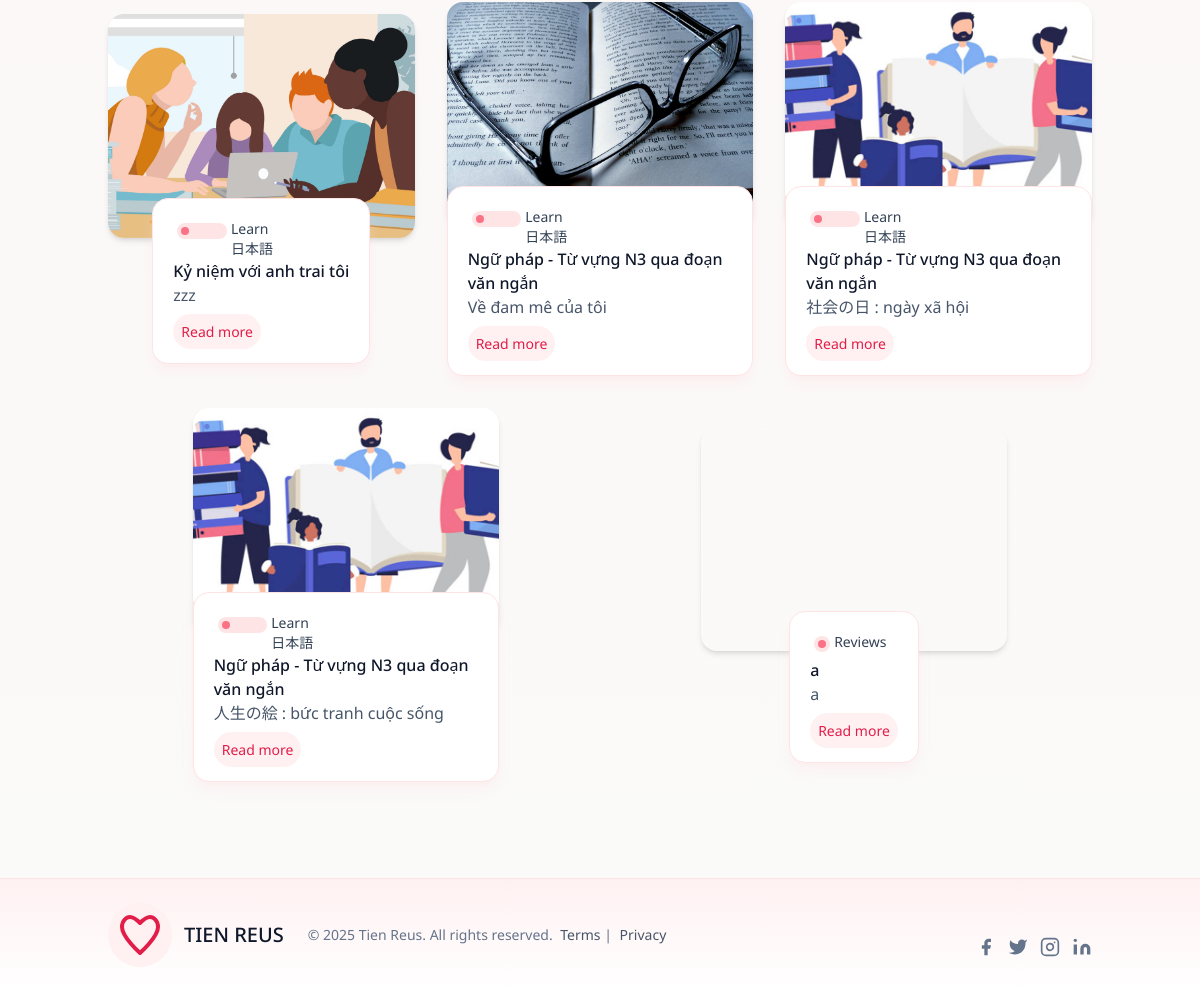
The page /search/ (lower part) on the database as committed earlier.
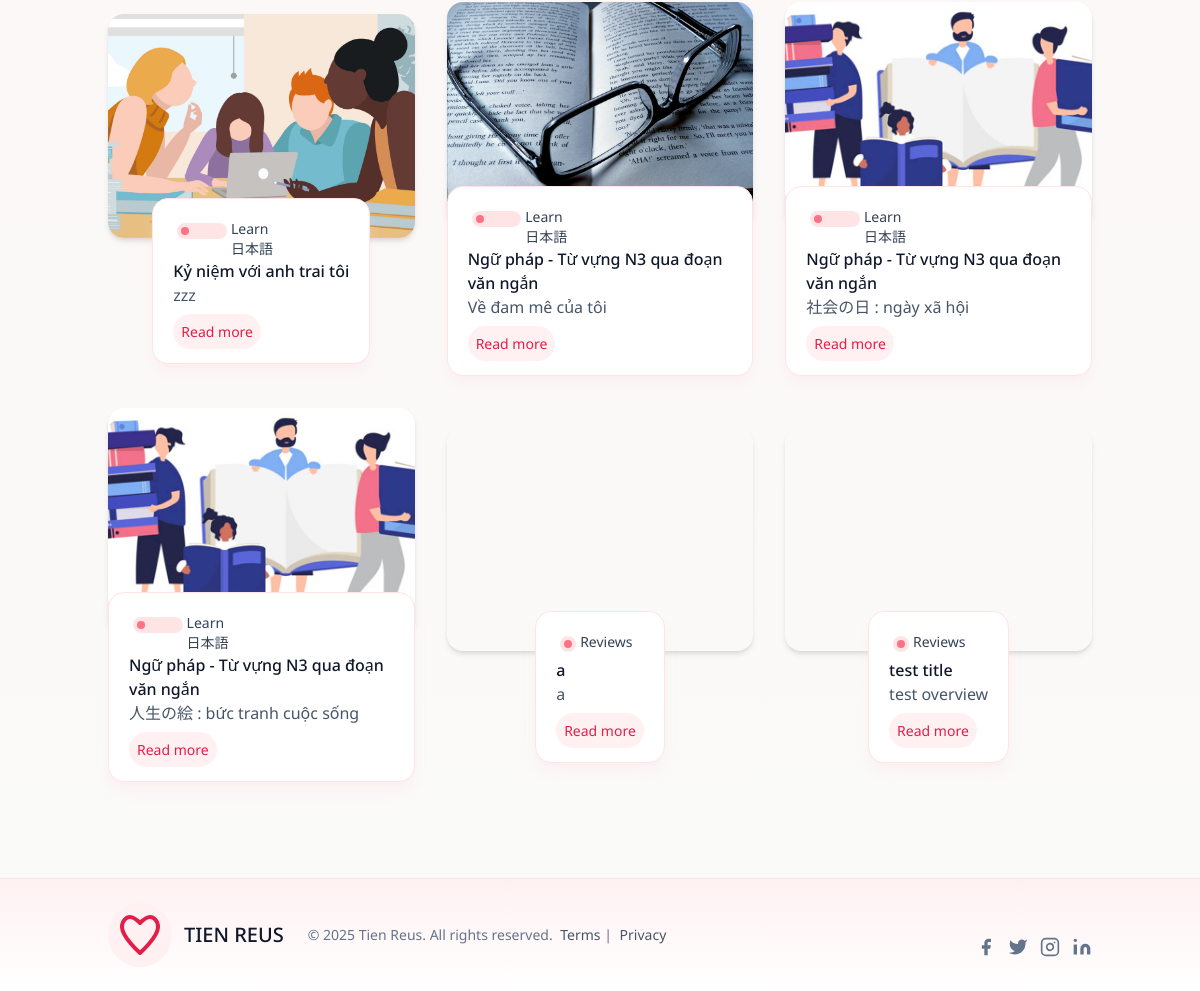
The same page on the database as committed later.
### posts/models.py (models this page shows, shortened)
class Post(models.Model):
    STATUS_DRAFT = "draft"
    STATUS_PUBLISHED = "published"
    STATUS_CHOICES = [
        (STATUS_DRAFT, "Draft"),
        (STATUS_PUBLISHED, "Published"),
    ]
    title = models.CharField(max_length=100)
    slug = models.SlugField()
    overview = models.TextField()
    timestamp = models.DateTimeField(auto_now_add=True)
    content = models.TextField()
    author = models.ForeignKey(Author, on_delete=models.CASCADE)
    thumbnail = models.ImageField()
    categories = models.ManyToManyField(Category)
    featured = models.BooleanField()
    status = models.CharField(max_length=20, choices=STATUS_CHOICES, default=STATUS_PUBLISHED)

class Category(models.Model):
    title = models.CharField(max_length=20)
    subtitle = models.CharField(max_length=20)
    slug = models.SlugField()
    thumbnail = models.ImageField()

### posts/views.py (the view)
# urls.py: path('search/', search, name = 'search'),
def search(request):
    queryset = published_posts()
    query = request.GET.get('q')
    if query:
        queryset = queryset.filter(
            Q(title__icontains=query) |
            Q(overview__icontains=query)
        ).distinct()
    context = {
        'object_list': queryset
    }
    return render(request, 'search_bar.html', context)

### posts/templatetags/markdown_extras.py (called while the page is built)
@register.simple_tag
def get_categories():
    return Category.objects.all()[0:3]

### posts/views.py (called while the page is built)
def published_posts():
    return Post.objects.filter(status=Post.STATUS_PUBLISHED)

### templates/search_bar.html (shortened to what this page needs)
{% extends 'base.html' %}
{% block content %}
<section class="blog bg-gradient-to-b from-rose-50 to-stone-50 text-slate-700 body-font">
    <div class="container px-5 py-24 mx-auto">
      <div class="flex flex-wrap sm:-m-4 -mx-4 -mb-10 -mt-4">
        {% for obj in object_list %}
        <div class="p-4 md:w-1/3 md:mb-0 mb-6 flex flex-col justify-center items-center max-w-sm mx-auto">
          <div class="h-56 w-full rounded-2xl shadow-md bg-cover bg-center" style="background-image: url('{{ obj.thumbnail.url }}')"></div>
          <div class="w-70 -mt-10 overflow-hidden rounded-2xl border border-rose-100 bg-white p-5 shadow-lg shadow-rose-100/40">
            <div class="header-content inline-flex ">
              <div class="category-badge m flex-1 m-1 h-4 w-4 rounded-full bg-rose-100">
                <div class="m-1 h-2 w-2 rounded-full bg-rose-400" ></div>
              </div>
              {% for category in obj.categories.all %}
              <div class="category-title flex-1 text-sm">
                {{ category.title }}
              </div>
              {% endfor %}
            </div>
              <div class="title-post font-medium text-slate-900">
              {{ obj.title }}
              </div>
              <div class="summary-post text-base text-justify text-slate-600">
                {{ obj.overview }}
              </div>
              <div class="mt-3">
              <a href="{% url 'post' obj.slug %}" class="rounded-full bg-rose-50 p-2 text-sm text-rose-600 transition hover:bg-rose-100 ">
                Read more
              </a>
            </div>
          </div>
        </div>
        {% endfor %}
      </div>
    </div>
</section>
{% endblock %}

Rows that differ between the two databases and show on the page:
added Post: title "test title", overview "test overview", Category (title "Reviews")
